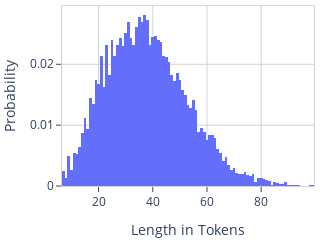

Write notebook code for a chart like this one.
### Code cell
# generate pdf of length distribution
os.system("mkdir -p ../read_output/figures/grammar")
fig = go.Figure()
fig.add_trace(go.Histogram(x=len_sequences, nbinsx=100, histnorm='probability density'))
fig.update_layout(xaxis_title="Length in Tokens",
                  yaxis_title="Probability")
fig = save_image_template(fig, height=200, width=300)
# if grammar_name.startswith("pcfg_cfg3b_disjoint_terminals"):
#     fig.update_yaxes(range=[0, 0.65])
if show_image:
    fig.show()
store_filename = f"../read_output/figures/grammar/{grammar_name}_length_distribution.pdf"
print(store_filename)
fig.write_image(store_filename)
time.sleep(2)
fig.write_image(store_filename)

### Figure 1 — Plotly figure (JSON) as saved in the notebook; plotly's stock layout.template omitted (floating-point values rounded to 4 significant figures; data arrays with more than 128 entries replaced by an {"elided": "..."} marker saying what was removed)
{"data": [{"histnorm": "probability density", "nbinsx": 100, "type": "histogram", "x": {"elided": "10000 int values"}}], "layout": {"height": 200, "legend": {"bgcolor": "rgba(0,0,0,0)", "entrywidth": 0, "font": {"size": 16}, "orientation": "h", "x": 0, "xanchor": "left", "y": 1, "yanchor": "bottom"}, "margin": {"b": 5, "l": 5, "r": 5, "t": 5}, "plot_bgcolor": "white", "title": {"font": {"size": 16}}, "width": 300, "xaxis": {"gridcolor": "lightgrey", "linecolor": "lightgrey", "mirror": true, "showline": true, "ticks": "outside", "title": {"text": "Length in Tokens"}}, "yaxis": {"gridcolor": "lightgrey", "linecolor": "lightgrey", "mirror": true, "showline": true, "ticks": "outside", "title": {"text": "Probability"}}}}
